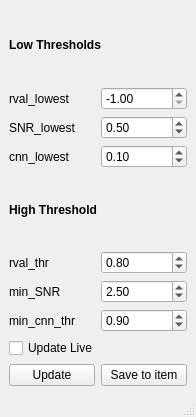
<?xml version="1.0" encoding="UTF-8"?>
<ui version="4.0">
 <class>MainWindow</class>
 <widget class="QMainWindow" name="MainWindow">
  <property name="geometry">
   <rect>
    <x>0</x>
    <y>0</y>
    <width>196</width>
    <height>417</height>
   </rect>
  </property>
  <property name="windowTitle">
   <string>MainWindow</string>
  </property>
  <widget class="QWidget" name="centralwidget">
   <layout class="QVBoxLayout" name="verticalLayout">
    <item>
     <widget class="QLabel" name="label_10">
      <property name="font">
       <font>
        <weight>75</weight>
        <bold>true</bold>
       </font>
      </property>
      <property name="toolTip">
       <string>A component has to exceed ALL low thresholds as well as ONE high threshold to be accepted</string>
      </property>
      <property name="text">
       <string>Low Thresholds</string>
      </property>
     </widget>
    </item>
    <item>
     <layout class="QHBoxLayout" name="horizontalLayout_11">
      <item>
       <widget class="QLabel" name="label_11">
        <property name="text">
         <string>rval_lowest</string>
        </property>
       </widget>
      </item>
      <item>
       <widget class="QDoubleSpinBox" name="doubleSpinBox_rval_lowest">
        <property name="minimum">
         <double>-1.000000000000000</double>
        </property>
        <property name="maximum">
         <double>1.000000000000000</double>
        </property>
        <property name="singleStep">
         <double>0.100000000000000</double>
        </property>
        <property name="value">
         <double>-1.000000000000000</double>
        </property>
       </widget>
      </item>
     </layout>
    </item>
    <item>
     <layout class="QHBoxLayout" name="horizontalLayout_12">
      <item>
       <widget class="QLabel" name="label_12">
        <property name="text">
         <string>SNR_lowest</string>
        </property>
       </widget>
      </item>
      <item>
       <widget class="QDoubleSpinBox" name="doubleSpinBox_SNR_lowest">
        <property name="singleStep">
         <double>0.500000000000000</double>
        </property>
        <property name="value">
         <double>0.500000000000000</double>
        </property>
       </widget>
      </item>
     </layout>
    </item>
    <item>
     <layout class="QHBoxLayout" name="horizontalLayout_13">
      <item>
       <widget class="QLabel" name="label_13">
        <property name="text">
         <string>cnn_lowest</string>
        </property>
       </widget>
      </item>
      <item>
       <widget class="QDoubleSpinBox" name="doubleSpinBox_cnn_lowest">
        <property name="maximum">
         <double>1.000000000000000</double>
        </property>
        <property name="singleStep">
         <double>0.100000000000000</double>
        </property>
        <property name="value">
         <double>0.100000000000000</double>
        </property>
       </widget>
      </item>
     </layout>
    </item>
    <item>
     <widget class="QLabel" name="label_14">
      <property name="font">
       <font>
        <weight>75</weight>
        <bold>true</bold>
       </font>
      </property>
      <property name="toolTip">
       <string>A component has to exceed ALL low thresholds as well as ONE high threshold to be accepted</string>
      </property>
      <property name="text">
       <string>High Threshold</string>
      </property>
     </widget>
    </item>
    <item>
     <layout class="QHBoxLayout" name="horizontalLayout_14">
      <item>
       <widget class="QLabel" name="label_15">
        <property name="text">
         <string>rval_thr</string>
        </property>
       </widget>
      </item>
      <item>
       <widget class="QDoubleSpinBox" name="doubleSpinBox_rval_thr">
        <property name="maximum">
         <double>1.000000000000000</double>
        </property>
        <property name="singleStep">
         <double>0.100000000000000</double>
        </property>
        <property name="value">
         <double>0.800000000000000</double>
        </property>
       </widget>
      </item>
     </layout>
    </item>
    <item>
     <layout class="QHBoxLayout" name="horizontalLayout_15">
      <item>
       <widget class="QLabel" name="label_16">
        <property name="text">
         <string>min_SNR</string>
        </property>
       </widget>
      </item>
      <item>
       <widget class="QDoubleSpinBox" name="doubleSpinBox_min_SNR">
        <property name="maximum">
         <double>99.000000000000000</double>
        </property>
        <property name="singleStep">
         <double>0.500000000000000</double>
        </property>
        <property name="value">
         <double>2.500000000000000</double>
        </property>
       </widget>
      </item>
     </layout>
    </item>
    <item>
     <layout class="QHBoxLayout" name="horizontalLayout_16">
      <item>
       <widget class="QLabel" name="label_17">
        <property name="text">
         <string>min_cnn_thr</string>
        </property>
       </widget>
      </item>
      <item>
       <widget class="QDoubleSpinBox" name="doubleSpinBox_min_cnn_thr">
        <property name="maximum">
         <double>1.000000000000000</double>
        </property>
        <property name="singleStep">
         <double>0.100000000000000</double>
        </property>
        <property name="value">
         <double>0.900000000000000</double>
        </property>
       </widget>
      </item>
     </layout>
    </item>
    <item>
     <widget class="QCheckBox" name="checkBox_update_live">
      <property name="text">
       <string>Update Live</string>
      </property>
     </widget>
    </item>
    <item>
     <layout class="QHBoxLayout" name="horizontalLayout_17">
      <item>
       <widget class="QPushButton" name="pushButton_update">
        <property name="text">
         <string>Update</string>
        </property>
       </widget>
      </item>
      <item>
       <widget class="QPushButton" name="pushButton_save_to_item">
        <property name="text">
         <string>Save to item</string>
        </property>
       </widget>
      </item>
     </layout>
    </item>
   </layout>
  </widget>
  <widget class="QMenuBar" name="menubar">
   <property name="geometry">
    <rect>
     <x>0</x>
     <y>0</y>
     <width>196</width>
     <height>30</height>
    </rect>
   </property>
  </widget>
  <widget class="QStatusBar" name="statusbar"/>
 </widget>
 <tabstops>
  <tabstop>doubleSpinBox_rval_lowest</tabstop>
  <tabstop>doubleSpinBox_SNR_lowest</tabstop>
  <tabstop>doubleSpinBox_cnn_lowest</tabstop>
  <tabstop>doubleSpinBox_rval_thr</tabstop>
  <tabstop>doubleSpinBox_min_SNR</tabstop>
  <tabstop>doubleSpinBox_min_cnn_thr</tabstop>
  <tabstop>checkBox_update_live</tabstop>
  <tabstop>pushButton_update</tabstop>
  <tabstop>pushButton_save_to_item</tabstop>
 </tabstops>
 <resources/>
 <connections/>
</ui>
